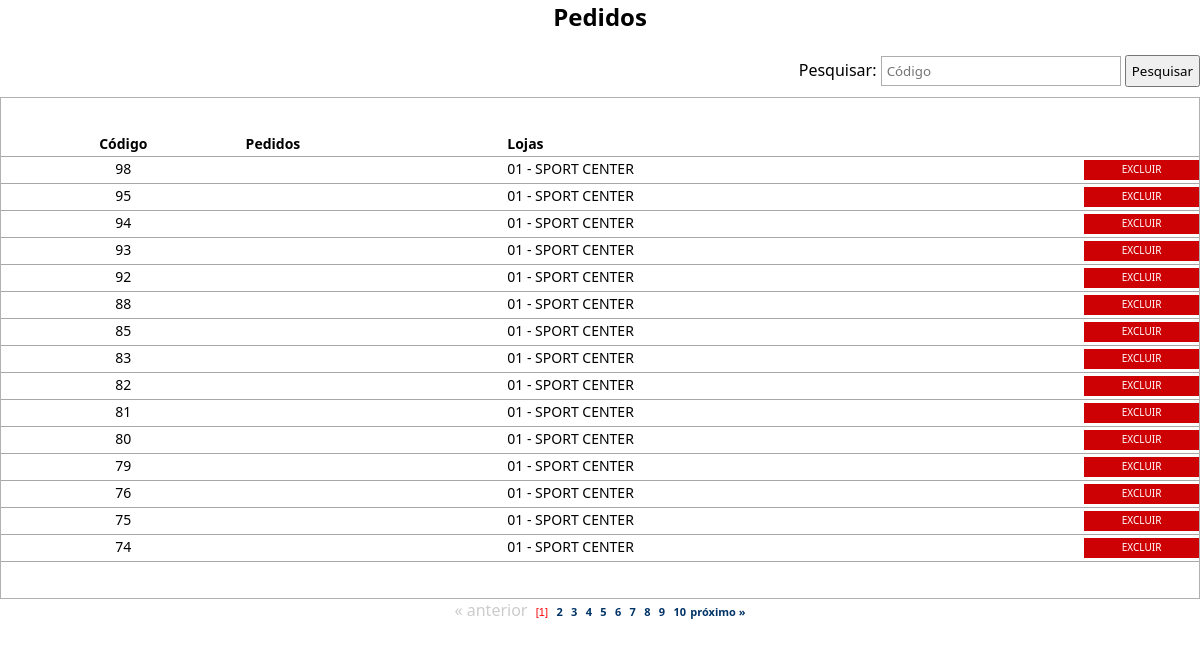
The app's page /visualiza_pedido.php, older data.
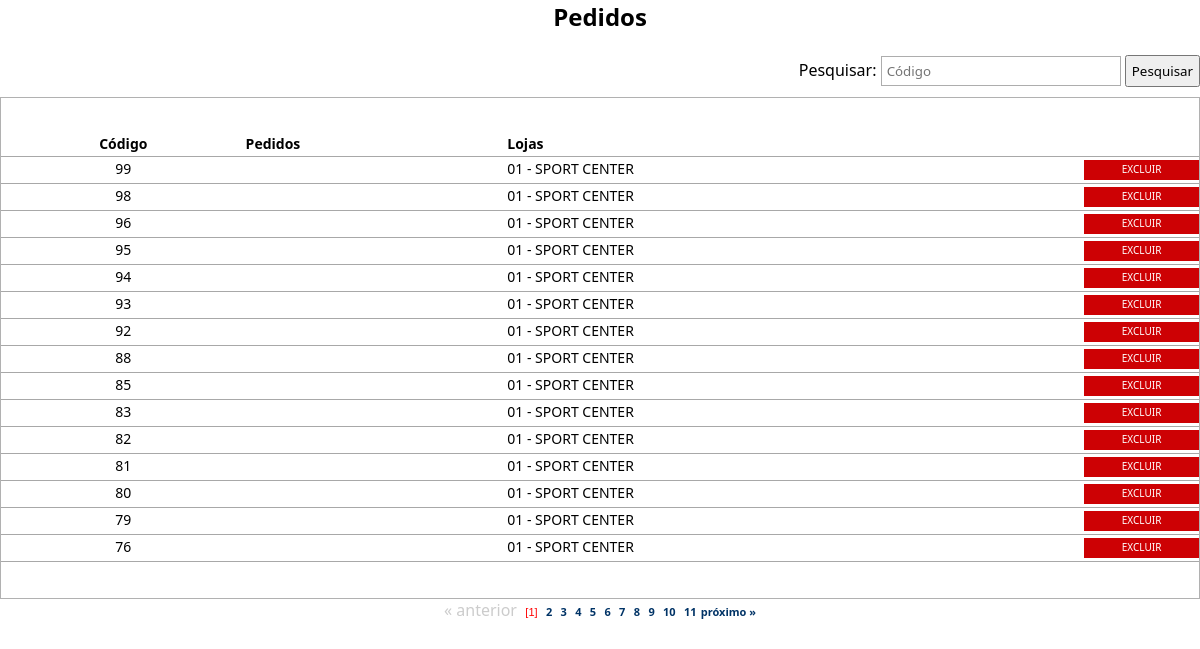
The same page, newer data.
### tables this page shows
CREATE TABLE `pedidos` (
  `id_pedidos` int(11) NOT NULL AUTO_INCREMENT,
  `num_pedido` varchar(10) DEFAULT NULL,
  `nome_loja` varchar(100) DEFAULT NULL,
  `nome_fornecedor` varchar(100) DEFAULT NULL,
  `valor_pedido` float DEFAULT NULL,
  `qtd_pedido` varchar(10) NOT NULL,
  `data_entrega` date DEFAULT NULL,
  `cod_pag_pedido` varchar(15) DEFAULT NULL,
  `cod_cond_pag` varchar(5) NOT NULL,
  `prazo` varchar(2) NOT NULL,
  `valor_dividido` float NOT NULL,
  `descricao` varchar(50) NOT NULL,
  PRIMARY KEY (`id_pedidos`)
);

### processos/database.php (called while the page is built, shortened)
<?php
function DBRead ($table, $params = null, $fields = '*') {
	$params = ($params) ? " {$params}" : null;
		$query = "SELECT {$fields} FROM {$table}{$params}";
		$result = DBExecute($query);
		if (!mysqli_num_rows($result))
			return false;
		else {
			while ($res = mysqli_fetch_assoc($result)) {
				$data[] = $res;
			}
			return $data;
		}
}
function DBExecute($query){
	$link = DBConnect();
	$result = @mysqli_query($link, $query) or die (mysqli_error($link));
	return $result;
}
?>

### visualiza_pedido.php (the view, shortened to what this page needs)
<!doctype html>
<html>
<head>
<link href="css/style.css" rel="stylesheet" type="text/css">
<link href="css/style.css" rel="stylesheet" type="text/css">
<link rel="stylesheet" href="css/menu.css">
</head>
<body>
<center><h2> Pedidos </h2></center>
<br />
<table width="100%" border="0" cellpadding="0" cellspacing="0" style="margin-bottom: 10px;">
	<tr>
		<td align="right">
        <?php
		require 'processos/database.php';
		?>
          <form  action="<?php echo htmlspecialchars($_SERVER["PHP_SELF"]);?>" method="post">
			Pesquisar: <input type="text" name="pesquisar" placeholder="Código" class="cod" style="margin-right:0;">
			<input type="submit" value="Pesquisar" style="height: 32px; padding: 0 5px 0 5px;">
		  </form>
		</td>
	</tr>
 </table>
 <?php
 	if (empty($_POST['pesquisar'])) {
 ?>
<table width="100%" border="0" cellpadding="0" cellspacing="0" class="table">
	<tr class="linha">
		<td class="linha" width="20%" align="center"><b>Código</b></td>
		<td class="linha"><b>Pedidos</b></td>
        <td class="linha"><b>Lojas</b></td>
        <td width="10%" align="center" class="linha"></td>
	</tr>
<?php
  $numreg = 15;
  $inicial = $_GET['pg'] * $numreg;
	$pedidos = DBRead ("pedidos", "ORDER BY num_pedido DESC LIMIT $inicial, $numreg", "id_pedidos, num_pedido, nome_loja, descricao");
  $sql = DBRead ("pedidos");
  $quant = count($sql);
		foreach ($pedidos as $pd){
		?>
	<tr onmouseover="ChangeColor(this, true);" onmouseout="ChangeColor(this, false);" onclick="DoNav('altera_pedido.php?id=<?php echo $pd['id_pedidos'];?>');">
		<td class="linha" align="center" valign="middle"><?php echo $pd['num_pedido'];?></td>
		<td class="linha espaco" valign="middle"><?php echo $pd['descricao']; ?></td>
        <td class="linha espaco"><?php echo $pd['nome_loja']; ?></td>
	    <td class="linha espaco" valign="middle">
        	<span class="excluir">
            	<a href="javascript:aviso('<?=$pd['num_pedido'];?>');">Excluir</a>
        	</span>
    	</td>
  </tr>
<?php
	}
?>
</table>
<center>
<?php
  require "paginacao.php";
	}
?>
</center>
</body>
</html>

### paginacao.php (shortened to what this page needs)
<?php
$quant_pg = ceil($quant/$numreg);
$quant_pg++;
if ( @$_GET['pg'] > 0) {
echo "<a href=".$_SERVER['PHP_SELF']."?pg=".(@$_GET['pg']-1)." class=pg ><b>&laquo; Anterior</b></a>";
} else {
echo "<font color=#CCCCCC>&laquo; anterior </font>";
}
for($i_pg=1; $i_pg<$quant_pg;$i_pg++) {
if (@$_GET['pg'] == ($i_pg-1)) {
echo "&nbsp;<span class=pgoff>[$i_pg]</span>&nbsp;";
} else {
$i_pg2 = $i_pg-1;
echo "&nbsp;<a href=".$_SERVER['PHP_SELF']."?pg=$i_pg2 class=pg><b>$i_pg</b></a>&nbsp;";
}
}
if ((@$_GET['pg']+2) < $quant_pg) {
echo "<a href=".$_SERVER['PHP_SELF']."?pg=".(@$_GET['pg']+1)." class=pg ><b>próximo &raquo;</b></a>";
} else {
echo "<font color=#CCCCCC>  próximo &raquo;</font>";
}
?>

Row changes from the older to the newer data that the page shows:
no longer on this page (row unchanged): pedidos: num_pedido "75", nome_loja "01 - SPORT CENTER"
no longer on this page (row unchanged): pedidos: num_pedido "74", nome_loja "01 - SPORT CENTER"
added pedidos: num_pedido "99", nome_loja "01 - SPORT CENTER"
added pedidos: num_pedido "96", nome_loja "01 - SPORT CENTER"
Text that changed along with them:
new list line: "11"
